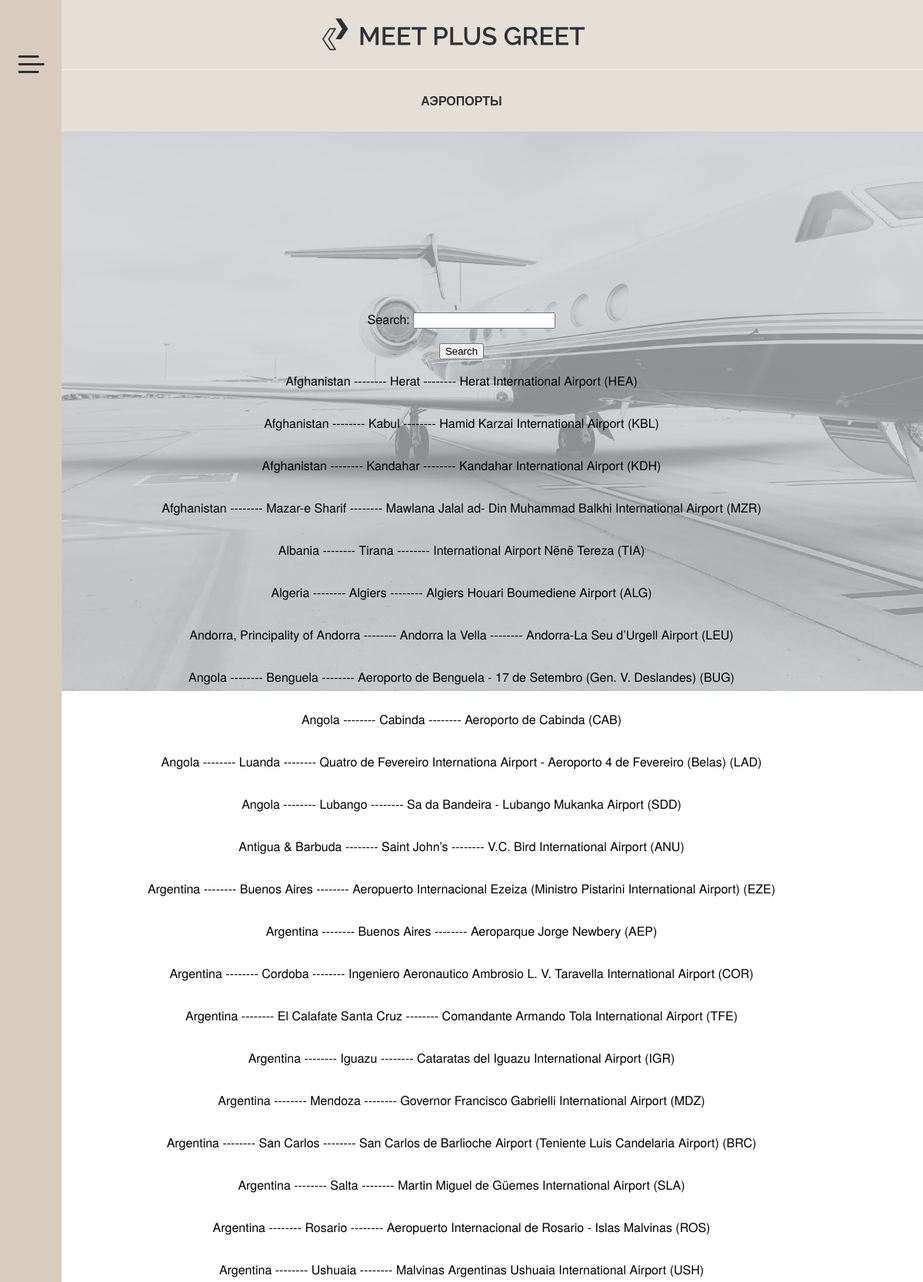
Screenshot of /airports/search/ (upper part) with the database file from the repository.
### airport/models.py (models this page shows, shortened)
class Airport(models.Model):
    code = models.CharField(max_length=2)
    name = models.CharField(max_length=200)
    city = models.CharField(max_length=100)
    country = models.CharField(max_length=100)
    additional_info = models.TextField(blank=True, null=True)

### airport/views.py (the view)
# urls.py: path('search/', AirportSearch.as_view(), name='airport_search'),
class AirportSearch(ListView):
    model = Airport
    template_name = 'airport/airport_search.html'
    context_object_name = 'airport_search'
    def get_queryset(self):
        queryset = super().get_queryset()
        self.filterset = AirportFilter(self.request.GET, queryset=queryset)
        return self.filterset.qs
    def get_context_data(self, **kwargs):
        context = super().get_context_data(**kwargs)
        context['filter'] = self.filterset
        return context

### templates/airport/airport_search.html (shortened to what this page needs)
{% extends "airport/default_airport.html" %}
{% load static %}
{% load i18n %}
{% block head %}
    <link rel="stylesheet" href="{% static 'css/default_booking.css' %}">
{% endblock head %}
{% block content %}
    <form method="get">
        {{ filter.form.as_p }}
        <button type="submit">Search</button>
    </form>
    {% if airport_search %}
        {% for airport in airport_search %}
        <p>{{ airport.country }} -------- {{ airport.city }} -------- {{ airport.name }} </p>
        {% endfor %}
    {% else %}
        <p>Ничего не найдено</p>
    {% endif %}
{% endblock content %}

### static/css/default_booking.css (style rules this page uses)
body { margin: 0; padding: 0; height: 100%; display: flex; flex-direction: column; font-family: 'TeXGyreHeros', sans-serif; margin-bottom: 0; }
::placeholder { font-size: 14px; color: #A0A0A0; line-height: 38px; }

### rows the page displays
Airport: country "Afghanistan", city "Herat", name "Herat International Airport (HEA)"
Airport: country "Afghanistan", city "Kabul", name "Hamid Karzai International Airport (KBL)"
Airport: country "Afghanistan", city "Kandahar", name "Kandahar International Airport (KDH)"
Airport: country "Afghanistan", city "Mazar-e Sharif", name "Mawlana Jalal ad- Din Muhammad Balkhi International Airport (MZR)"
Airport: country "Albania", city "Tirana", name "International Airport Nёnё Tereza (TIA)"
Airport: country "Algeria", city "Algiers", name "Algiers Houari Boumediene Airport (ALG)"
Airport: country "Andorra, Principality of Andorra", city "Andorra la Vella", name "Andorra-La Seu d’Urgell Airport (LEU)"
Airport: country "Angola", city "Benguela", name "Aeroporto de Benguela - 17 de Setembro (Gen. V. Deslandes) (BUG)"
Airport: country "Angola", city "Cabinda", name "Aeroporto de Cabinda (CAB)"
Airport: country "Angola", city "Luanda", name "Quatro de Fevereiro Internationa Airport - Aeroporto 4 de Fevereiro (Belas) (LAD)"
Airport: country "Angola", city "Lubango", name "Sa da Bandeira - Lubango Mukanka Airport (SDD)"
Airport: country "Argentina", city "Buenos Aires", name "Aeroparque Jorge Newbery (AEP)"
Airport: country "Argentina", city "Cordoba", name "Ingeniero Aeronautico Ambrosio L. V. Taravella International Airport (COR)"
Airport: country "Argentina", city "El Calafate Santa Cruz", name "Comandante Armando Tola International Airport (TFE)"
Airport: country "Argentina", city "Iguazu", name "Cataratas del Iguazu International Airport (IGR)"
Airport: country "Argentina", city "Mendoza", name "Governor Francisco Gabrielli International Airport (MDZ)"
Airport: country "Argentina", city "San Carlos", name "San Carlos de Barlioche Airport (Teniente Luis Candelaria Airport) (BRC)"
Airport: country "Argentina", city "Salta", name "Martin Miguel de Güemes International Airport (SLA)"
Airport: country "Argentina", city "Rosario", name "Aeropuerto Internacional de Rosario - Islas Malvinas (ROS)"
Airport: country "Argentina", city "Ushuaia", name "Malvinas Argentinas Ushuaia International Airport (USH)"

### other values shown
{{ airport.country }} "Antigua & Barbuda" "Argentina"
{{ airport.city }} "Saint John’s" "Buenos Aires"
{{ airport.name }} "V.C. Bird International Airport (ANU)" "Aeropuerto Internacional Ezeiza (Ministro Pistarini International Airport) (EZE)"
